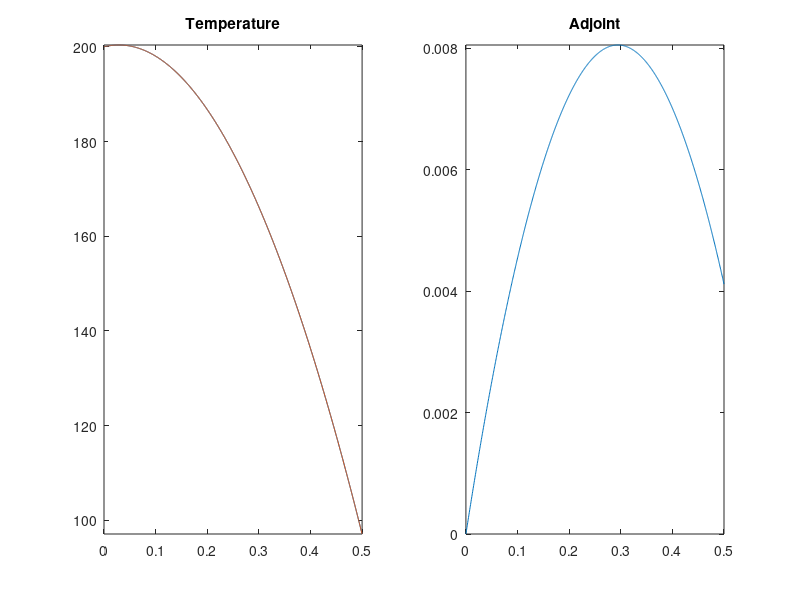

The MATLAB script that drew this image:
function hc_analytical
clc; close all;

% problem definition
a=0; b=0.5;
k=2150/200; q=10000; h=100; T_dir=200; T_inf=50;
% region of interest
x1=a; x2=b;
% qoi response. r is used in compute adjoint. fh_r is used for the QoI
% using fh_T. Always make sure that r and fh_r(x) are consistent!
r=1/(x2-x1);
fh_r = @(x) (x<x1).*0 + (x>=x1&x<x2).*r + (x>=x2).*0;
% 
do_plot = true;

%%%%%%%%%%%%%%%%%%%%%%%%%%%%%%%%%%%%%%%%%%%%%%%%%%%%%%%%%%
% solve forward problem for unperturbed temperature
%%%%%%%%%%%%%%%%%%%%%%%%%%%%%%%%%%%%%%%%%%%%%%%%%%%%%%%%%%
[fh_T,fh_dTdx] = compute_temperature(a,b,k,q,T_dir,h,T_inf);
% plot temperature
if do_plot
    x=linspace(a,b,1000);
    figure(1); subplot(1,2,1); plot(x,fh_T(x)); axis tight; title('Temperature');
end
% compute functional using forward solution
J_for = integral(@(x) fh_T(x).*fh_r(x),x1,x2);

%%%%%%%%%%%%%%%%%%%%%%%%%%%%%%%%%%%%%%%%%%%%%%%%%%%%%%%%%%
% solve adjoint problem
%%%%%%%%%%%%%%%%%%%%%%%%%%%%%%%%%%%%%%%%%%%%%%%%%%%%%%%%%%
phi_dir=0; phi_inf=0; 
[fh_phi,fh_dphidx] = compute_adjoint(a,b,x1,x2,k,r,phi_dir,h,phi_inf);
% plot adjoint
if do_plot
    subplot(1,2,2); plot(x,fh_phi(x)); axis tight; title('Adjoint');
end
% compute functional using adjoint
J_adj_vol = q * integral(fh_phi,a,b);
J_adj_dir = k*T_dir*fh_dphidx(a);
J_adj_rob = h*T_inf*fh_phi(b);
J_adj     = J_adj_vol + J_adj_rob + J_adj_dir;

%%%%%%%%%%%%%%%%%%%%%%%%%%%%%%%%%%%%%%%%%%%%%%%%%%%%%%%%%%
% QoI values
%%%%%%%%%%%%%%%%%%%%%%%%%%%%%%%%%%%%%%%%%%%%%%%%%%%%%%%%%%
fprintf('Unperturbed QoI values: \nForward %g\nAdjoint %g\n',J_for,J_adj);
fprintf('Splitting the adjoint values:\n\tvolume  \t%g\n\tRobin bc\t%g\n\tDirichlet bc\t%g\n',...
    J_adj_vol,J_adj_rob,J_adj_dir);

%%%%%%%%%%%%%%%%%%%%%%%%%%%%%%%%%%%%%%%%%%%%%%%%%%%%%%%%%%
% create perturbation 
%%%%%%%%%%%%%%%%%%%%%%%%%%%%%%%%%%%%%%%%%%%%%%%%%%%%%%%%%%
% save values
fh_T0 = fh_T; fh_dT0dx = fh_dTdx; J_for0 = J_for;
% save unperturbed parameters
k0=k; q0=q; h0=h; T_dir0=T_dir; T_inf0=T_inf;
% perturbed values
pert = 1e-1*0;
q     = q0     * (1 + pert*1); 
k     = k0     * (1 + pert*1);
h     = h0     * (1 + pert*1);
T_dir = T_dir0 * (1 + pert*1);
T_inf = T_inf0 * (1 + pert*1);
%
q1 = q-q0; h1 = h-h0; k1 = k-k0;
T_dir1=T_dir-T_dir0; T_inf1=T_inf-T_inf0;

%%%%%%%%%%%%%%%%%%%%%%%%%%%%%%%%%%%%%%%%%%%%%%%%%%%%%%%%%%
% solve forward problem for perturbed temperature
%%%%%%%%%%%%%%%%%%%%%%%%%%%%%%%%%%%%%%%%%%%%%%%%%%%%%%%%%%
[fh_T,fh_dTdx] = compute_temperature(a,b,k,q,T_dir,h,T_inf);
if do_plot
    subplot(1,2,1); hold all; plot(x,fh_T(x)); axis tight; hold off; 
end
J_for = integral(@(x) fh_T(x).*fh_r(x),x1,x2);
fprintf('\nPerturbed QoI values: \nForward %g\n',J_for);
% forward sensitivity
dJ_for = (J_for - J_for0)  ;
% verif
% [(J_for - J_for0) integral(@(x) T(x)-T0(x),x1,x2)]
%%%%%%%%%%%%%%%%%%%%%%%%%%%%%%%%%%%%%%%%%%%%%%%%%%%%%%%%%%
% adjoint-based sensitivity
%%%%%%%%%%%%%%%%%%%%%%%%%%%%%%%%%%%%%%%%%%%%%%%%%%%%%%%%%%
% sensivitiy due to heat source
dJ_adj_vol_src = q1 * integral(fh_phi,a,b);
% sensivitiy due to conductivity, first-order and exact
dJ_adj_vol_cond       = -k1 * integral(@(x) fh_dT0dx(x).*fh_dphidx(x),a,b);
dJ_adj_vol_cond_exact = -k1 * integral(@(x) fh_dTdx(x) .*fh_dphidx(x),a,b);
dJ_adj_dirichlet      = k0*fh_dphidx(a)*T_dir1;
dJ_adj_robin          = -h1*fh_T0(b)*fh_phi(b) + (h*T_inf-h0*T_inf0)*fh_phi(b);
dJ_adj_robin_exact    = -h1*fh_T(b) *fh_phi(b) + (h*T_inf-h0*T_inf0)*fh_phi(b);

dJ_adj       = dJ_adj_vol_src + dJ_adj_vol_cond       + dJ_adj_dirichlet +dJ_adj_robin      ;
dJ_adj_exact = dJ_adj_vol_src + dJ_adj_vol_cond_exact + dJ_adj_dirichlet +dJ_adj_robin_exact;

%%%%%%%%%%%%%%%%%%%%%%%%%%%%%%%%%%%%%%%%%%%%%%%%%%%%%%%%%%
% sensitivity values
%%%%%%%%%%%%%%%%%%%%%%%%%%%%%%%%%%%%%%%%%%%%%%%%%%%%%%%%%%
fprintf('Sensitivity values:\nForward: %g\n',dJ_for);
fprintf('Adjoint:\n');
fprintf('\tAll    \t\t%g\n',dJ_adj);
fprintf('\tAll E  \t\t%g\n',dJ_adj_exact);
fprintf('\tvol.src  \t%g\n',dJ_adj_vol_src);
fprintf('\tvol.cond \t%g\n',dJ_adj_vol_cond);
fprintf('\tvol.condE\t%g\n',dJ_adj_vol_cond_exact);
fprintf('\tDirichlet\t%g\n',dJ_adj_dirichlet);
fprintf('\tRobin bc \t%g\n',dJ_adj_robin);
fprintf('\tRobin bcE\t%g\n',dJ_adj_robin_exact);

return
end
%%%%%%%%%%%%%%%%%%%%%%%%%

function [fh_T,fh_dTdx] = compute_temperature(a,b,k,q,T_dir,h,T_inf)
% Problem statement: -d/dx(k.dT/dx) = q
%                    T(a) = T_dir
%                    -k.dT/dx|_b = h(T(b) - T_inf)
%
% Analytical solution:
%      T(x) = alpha (x-a)(x-b) + beta(x-b) + gamma
%      with alpha = -q/k/2

mat = [ (a-b) 1 ; k  h];
rhs = [T_dir;  q/2*(b-a) + h*T_inf];
coef = mat\rhs;

alpha = -q/k/2; beta = coef(1); gamma = coef(2);
% function handle for temperature
fh_T = @(x) alpha*(x-a).*(x-b) + beta*(x-b) + gamma;
% function handle for derivative of temperature
fh_dTdx = @(x) alpha*(2*x-a-b) + beta;

% varargout = cell(1,nargout);
% % function handle for T and dTdx
% varargout{1} = fh_T;
% varargout{2} = fh_dTdx;
% switch nargout
%     case {1,2}
%         % nothing to do
%     case 3
%         % value at x=a
%         varargout{3} = fh_T(b);
%     case 4
%         % value at x=b
%         varargout{3} = fh_T(b);
%         % value of derivative at at x=a
%         varargout{4} = alpha*(2*a-a-b)+beta;
%     otherwise
%         error('wrong nargout in compute T');
% end        

return
end
%%%%%%%%%%%%%%%%%%%%%%%%%

function [fh_phi, fh_dphidx] = compute_adjoint(a,b,x1,x2,k,r,phi_dir,h,phi_inf)
% Problem statement: -d/dx(k.dphi/dx) = r
%                    phi(a) = phi_dir
%                    -k.dphi/dx|_b = h(phi(b) - phi_inf)
%
% Analytical solution:
% if 3 regions (r(x).ne.0 only inside the domain [a,b]:
%    phi{1}(x) = alpha{1}(x-a) + beta{1}
%    phi{2}(x) = alpha{2}(x-x1)(x-x2) + beta{2}(x-x2) + gamma{2}
%    phi{3}(x) = alpha{3}(x-b) + beta{3}
% if 2 regions (case x1=a)
%    phi{1}(x) = alpha{1}(x-a)(x-x2) + beta{1}(x-a) + gamma{1}
%    phi{2}(x) = alpha{2}(x-b) + beta{2} 
% if 2 regions (case x2=b)
%    phi{1}(x) = alpha{1}(x-a) + beta{1}
%    phi{2}(x) = alpha{2}(x-x1)(x-b) + beta{2}(x-b) + gamma{2}
% if 1 region. same as solving for T routine

my_case='not_defined';

if ( abs(a-x1)<eps && abs(b-x2)<eps )
    my_case = 'both_bd';
end
if ( abs(a-x1)<eps && abs(b-x2)>eps )
    my_case = 'left_bd';
end
if ( abs(a-x1)>eps && abs(b-x2)<eps )
    my_case = 'right_bd';
end
if ( abs(a-x1)>eps && abs(b-x2)>eps )
    my_case = 'inside';
end
% fprintf('my case is %s\n',my_case);

% analytical solution
switch my_case
    case 'inside'
        % set up linear system
        mat = zeros(6,6); rhs = zeros(6,1);
        % coef = [ a1,b1,b2,g2,a3,b3]
        alpha2 = -r/k/2;
        % fill system
        % phi{1}(a) = phi_dir = beta{1}
        mat(1,2) = 1; rhs(1) = phi_dir;
        % -k dphi{3}dx(b) = h (phi{3}(b)-phi_inf)
        % - k a3 = h(b3-phi_inf)
        mat(2,5:6) = [k h ]; rhs(2) = h*phi_inf;
        % interfaces: values
        % phi{1}(x1) = phi{2}(x1)
        % a1(x1-a)+b1 = b2(x1-x2)+g2
        mat(3,1:4) = [(x1-a) 1 -(x1-x2) -1];
        % phi{2}(x2) = phi{3}(x2)
        % g2 = a3(x2-b) +b3
        mat(4,4:6) = [1 -(x2-b) -1];
        % interfaces: derivatives
        % a1 = a2(2x-x1-x2)+b2
        mat(5,1) = 1; mat(5,3) = -1; rhs(5)= alpha2*(x1-x2);
        % a3 = a2(2x-x1-x2)+b2
        mat(6,5) = 1; mat(6,3) = -1; rhs(6)=-alpha2*(x1-x2);
        % solve system
        coef = mat\rhs;
        % assgin coefficients
        alpha1 = coef(1);
        beta1  = coef(2);
        beta2  = coef(3);
        gamma2 = coef(4);
        alpha3 = coef(5);
        beta3  = coef(6);
        % define solution per region
        phi{1} = @(x) alpha1*(x-a) + beta1;
        phi{2} = @(x) alpha2*(x-x1).*(x-x2) + beta2*(x-x2) + gamma2;
        phi{3} = @(x) alpha3*(x-b) + beta3;
        % create full-domain solution
        fh_phi = @(x) (x<x1).*phi{1}(x) + (x>=x1&x<x2).* phi{2}(x) + (x>=x2).*phi{3}(x);
        % define solution derivative per region
        dphi{1} = @(x) alpha1;
        dphi{2} = @(x) alpha2*(2*x-x1-x2) + beta2;
        dphi{3} = @(x) alpha3;
        % create full-domain solution
        fh_dphidx = @(x) (x<x1).*dphi{1}(x) + (x>=x1&x<x2).* dphi{2}(x) + (x>=x2).*dphi{3}(x);
        
    case 'left_bd'
        % set up linear system
        mat = zeros(4,4); rhs = zeros(4,1);
        % coef = [ b1,g1,a2,b2]
        alpha1 = -r/k/2;
        % fill system
        % phi{1}(a) = phi_dir = gamma{1}
        mat(1,2) = 1; rhs(1) = phi_dir;
        % -k dphi{2}dx(b) = h (phi{2}(b)-phi_inf)
        % - k a2 = h(b2-phi_inf)
        mat(2,3:4) = [k h ]; rhs(2) = h*phi_inf;
        % interfaces: values
        % phi{1}(x2) = phi{2}(x2)
        % b1(x2-a)+g1 = a2(x2-b)+b2
        mat(3,1:4) = [(x2-a) 1 -(x2-b) -1];
        % interfaces: derivative at x2
        % a1(2x-a-x2)+b1 = a1(x2-a)+b1 = a2
        mat(4,1) = 1; mat(4,3) = -1; rhs(4)= -alpha1*(x2-a);
        % solve system
        coef = mat\rhs;
        % assgin coefficients
        beta1  = coef(1);
        gamma1 = coef(2);
        alpha2 = coef(3);
        beta2  = coef(4);
        % define solution per region
        phi{1} = @(x) alpha1*(x-a).*(x-x2) + beta1*(x-a) + gamma1;
        phi{2} = @(x) alpha2*(x-b) + beta2;
        % create full-domain solution
        fh_phi = @(x) (x<x2).*phi{1}(x)  + (x>=x2).*phi{2}(x);
        % define solution derivative per region
        dphi{1} = @(x) alpha1*(2*x-a-x2) + beta1;
        dphi{2} = @(x) alpha2;
        % create full-domain solution
        fh_dphidx = @(x) (x<x2).*dphi{1}(x) + (x>=x2).*dphi{2}(x);
        
    case 'right_bd'
%    phi{1}(x) = alpha{1}(x-a) + beta{1}
%    phi{2}(x) = alpha{2}(x-x1)(x-b) + beta{2}(x-b) + gamma{2}
       % set up linear system
        mat = zeros(4,4); rhs = zeros(4,1);
        % coef = [ a1,b1,b2,g2]
        alpha2 = -r/k/2;
        % fill system
        % phi{1}(a) = phi_dir = beta{1}
        mat(1,2) = 1; rhs(1) = phi_dir;
        % -k dphi{2}dx(b) = h (phi{2}(b)-phi_inf)
        % - k(a2(2x-x1-b)+b2) = h(g2-phi_inf)
        mat(2,3:4) = [k h ]; rhs(2) = -k*alpha2*(b-x1) + h*phi_inf;
        % interfaces: values
        % phi{1}(x1) = phi{2}(x1)
        % a1(x1-a)+b1 = b2(x1-b)+g2
        mat(3,1:4) = [(x1-a) 1 -(x1-b) -1];
        % interfaces: derivatives at x1
        % a1 = a2(2x-x1-b)+b2 = a2(x1-b)+b2
        mat(4,1) = 1; mat(4,3) = -1; rhs(4)= alpha2*(x1-b);
        % solve system
        coef = mat\rhs;
        % assgin coefficients
        alpha1 = coef(1);
        beta1  = coef(2);
        beta2  = coef(3);
        gamma2 = coef(4);
        % define solution per region
        phi{1} = @(x) alpha1*(x-a) + beta1;
        phi{2} = @(x) alpha2*(x-x1).*(x-b) + beta2*(x-b) + gamma2;
        % create full-domain solution
        fh_phi = @(x) (x<x1).*phi{1}(x)  + (x>=x1).*phi{2}(x);
        % define solution derivative per region
        dphi{1} = @(x) alpha1;
        dphi{2} = @(x) alpha2*(2*x-x1-b);
        % create full-domain solution
        fh_dphidx = @(x) (x<x1).*dphi{1}(x) + (x>=x1).*dphi{2}(x);
                
    case 'both_bd'
        [fh_phi, fh_dphidx] = compute_temperature(a,b,k,r,phi_dir,h,phi_inf);
    otherwise
        error('unknown case %s',my_case);
end

return
end
%%%%%%%%%%%%%%%%%%%%%%%%%
